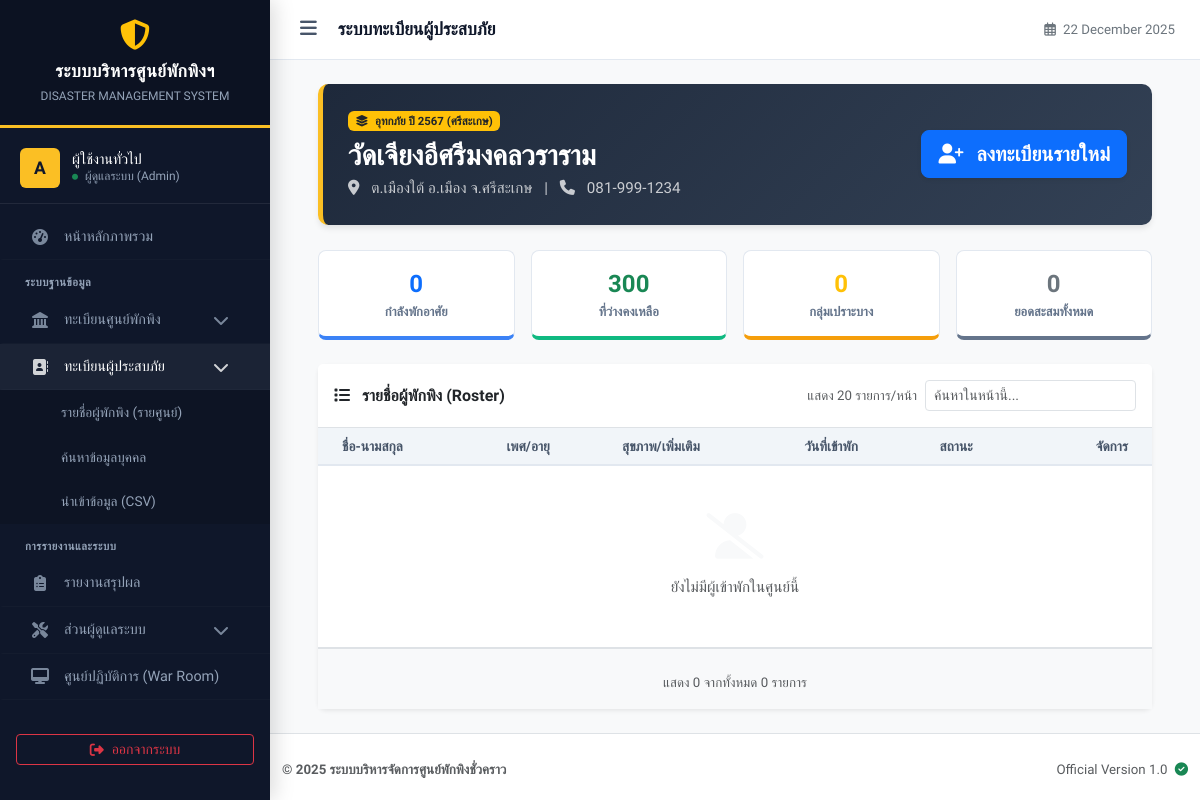
/evacuee_list.php?shelter_id=2 (signed in), run on an earlier commit of the app's database.
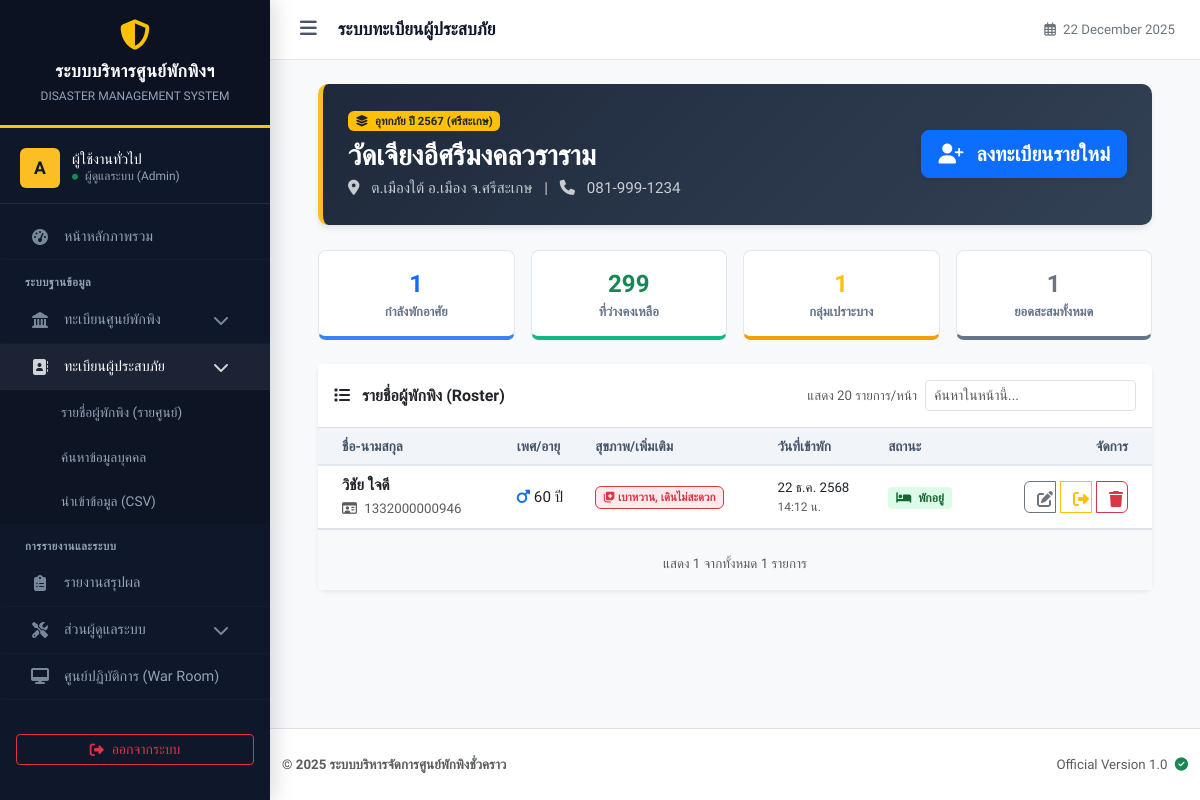
And on a later commit of the database.
### tables this page shows
CREATE TABLE `shelters` (
  `id` int(11) NOT NULL,
  `incident_id` int(11) NOT NULL COMMENT 'ผูกกับเหตุการณ์ไหน',
  `name` varchar(200) NOT NULL COMMENT 'ชื่อศูนย์',
  `location` text NOT NULL COMMENT 'ที่ตั้ง',
  `capacity` int(11) NOT NULL DEFAULT 0 COMMENT 'ความจุสูงสุด',
  `contact_phone` varchar(20) DEFAULT NULL,
  `status` enum('open','full','closed') NOT NULL DEFAULT 'open',
  `last_updated` datetime DEFAULT NULL
);

CREATE TABLE `incidents` (
  `id` int(11) NOT NULL,
  `name` varchar(200) NOT NULL COMMENT 'ชื่อเหตุการณ์ (เช่น น้ำท่วมปี 67)',
  `type` varchar(50) NOT NULL DEFAULT 'other',
  `description` text DEFAULT NULL,
  `start_date` date NOT NULL,
  `end_date` date DEFAULT NULL,
  `status` enum('active','closed') NOT NULL DEFAULT 'active',
  `created_at` timestamp NOT NULL DEFAULT current_timestamp()
);

CREATE TABLE `evacuees` (
  `id` int(11) NOT NULL,
  `incident_id` int(11) NOT NULL,
  `shelter_id` int(11) DEFAULT NULL,
  `stay_type` enum('shelter','outside') NOT NULL DEFAULT 'shelter' COMMENT 'ประเภทการพัก',
  `stay_detail` text DEFAULT NULL COMMENT 'รายละเอียดที่พัก (กรณีพักนอกศูนย์)',
  `id_card` varchar(13) DEFAULT NULL COMMENT 'เลขบัตรประชาชน',
  `address_card` text DEFAULT NULL COMMENT 'ที่อยู่ตามบัตรประชาชน',
  `prefix` varchar(20) DEFAULT NULL,
  `first_name` varchar(100) NOT NULL,
  `last_name` varchar(100) NOT NULL,
  `phone` varchar(20) DEFAULT NULL,
  `gender` enum('male','female','other') DEFAULT NULL,
  `age` int(3) DEFAULT NULL,
  `health_condition` text DEFAULT NULL COMMENT 'โรคประจำตัว/ยาที่แพ้',
  `registered_by` int(11) DEFAULT NULL COMMENT 'ID เจ้าหน้าที่ที่ลงทะเบียนให้',
  `check_in_date` datetime NOT NULL DEFAULT current_timestamp(),
  `check_out_date` datetime DEFAULT NULL,
  `updated_at` datetime DEFAULT NULL ON UPDATE current_timestamp(),
  `created_at` datetime NOT NULL DEFAULT current_timestamp()
);

### includes/functions.php (called while the page is built, shortened)
<?php
function thaiDate($date) {
    $months = [
        1=>'ม.ค.', 2=>'ก.พ.', 3=>'มี.ค.', 4=>'เม.ย.', 5=>'พ.ค.', 6=>'มิ.ย.',
        7=>'ก.ค.', 8=>'ส.ค.', 9=>'ก.ย.', 10=>'ต.ค.', 11=>'พ.ย.', 12=>'ธ.ค.'
    ];
    $timestamp = strtotime($date);
    $d = date('j', $timestamp);
    $m = $months[(int)date('n', $timestamp)];
    $y = date('Y', $timestamp) + 543;
    return "$d $m $y";
}
?>

### evacuee_list.php (the view, shortened to what the rows shown need)
<?php
require_once 'config/db.php';
require_once 'includes/functions.php';
$shelter_id = isset($_GET['shelter_id']) ? $_GET['shelter_id'] : '';
$page = isset($_GET['page']) ? (int)$_GET['page'] : 1;
$limit = 20;
$offset = ($page - 1) * $limit;
$sql_shelter = "SELECT s.*, i.name as incident_name, i.status as incident_status
                FROM shelters s
                JOIN incidents i ON s.incident_id = i.id
                WHERE s.id = ?";
$stmt = $pdo->prepare($sql_shelter);
$stmt->execute([$shelter_id]);
$shelter = $stmt->fetch();
$sql_list = "SELECT * FROM evacuees WHERE shelter_id = :shelter_id ORDER BY check_in_date DESC, id DESC LIMIT :limit OFFSET :offset";
$stmt = $pdo->prepare($sql_list);
$stmt->bindValue(':shelter_id', $shelter_id);
$stmt->bindValue(':limit', $limit, PDO::PARAM_INT);
$stmt->bindValue(':offset', $offset, PDO::PARAM_INT);
$stmt->execute();
$evacuees = $stmt->fetchAll();
$stmt_stats = $pdo->prepare("SELECT
    COUNT(*) as total,
    SUM(CASE WHEN check_out_date IS NULL THEN 1 ELSE 0 END) as staying,
    SUM(CASE WHEN check_out_date IS NULL AND gender = 'male' THEN 1 ELSE 0 END) as male,
    SUM(CASE WHEN check_out_date IS NULL AND gender = 'female' THEN 1 ELSE 0 END) as female,
    SUM(CASE WHEN check_out_date IS NULL AND (age < 15 OR age >= 60 OR health_condition != '' AND health_condition IS NOT NULL) THEN 1 ELSE 0 END) as vulnerable
    FROM evacuees WHERE shelter_id = ?");
$stmt_stats->execute([$shelter_id]);
$stats = $stmt_stats->fetch();
?>
<!DOCTYPE html>
<html lang="th">
<head>
</head>
<body class="bg-light">
<?php include 'includes/header.php'; ?>
<div class="container-fluid px-4">
    <div class="shelter-header">
        <div class="d-flex justify-content-between align-items-center">
            <div>
                <span class="badge bg-warning text-dark mb-2">
                    <i class="fas fa-layer-group me-1"></i> <?php echo htmlspecialchars($shelter['incident_name']); ?>
                </span>
                <h3 class="mb-1 fw-bold"><?php echo htmlspecialchars($shelter['name']); ?></h3>
                <div class="opacity-75">
                    <i class="fas fa-map-marker-alt me-2"></i> <?php echo htmlspecialchars($shelter['location']); ?>
                    <span class="mx-2">|</span>
                    <i class="fas fa-phone me-2"></i> <?php echo htmlspecialchars($shelter['contact_phone']); ?>
                </div>
            </div>
        </div>
    </div>
    <div class="row g-3 mb-4">
        <div class="col-md-3 col-6">
            <div class="mini-stat-card" style="border-bottom: 4px solid #10b981;">
                <div class="mini-stat-value text-success"><?php echo number_format($shelter['capacity'] - $stats['staying']); ?></div>
                <div class="mini-stat-label">ที่ว่างคงเหลือ</div>
            </div>
        </div>
    </div>
    <div class="card border-0 shadow-sm rounded-3">
        <div class="card-body p-0">
            <div class="table-responsive">
                <table class="table table-hover align-middle mb-0 table-custom" id="evacueeTable">
                    <thead>
                        <tr>
                            <th class="ps-4">ชื่อ-นามสกุล</th>
                            <th>เพศ/อายุ</th>
                            <th>สุขภาพ/เพิ่มเติม</th>
                            <th>วันที่เข้าพัก</th>
                            <th>สถานะ</th>
                            <th class="text-end pe-4">จัดการ</th>
                        </tr>
                    </thead>
                    <tbody>
                        <?php if (count($evacuees) > 0): ?>
                            <?php foreach ($evacuees as $row): ?>
                            <tr>
                                <td class="ps-4">
                                    <div class="fw-bold text-dark"><?php echo htmlspecialchars($row['first_name'] . ' ' . $row['last_name']); ?></div>
                                    <small class="text-muted"><i class="far fa-id-card me-1"></i> <?php echo $row['id_card'] ? $row['id_card'] : '-'; ?></small>
                                </td>
                                <td>
                                    <?php
                                        $gender_icon = ($row['gender'] == 'male') ? '<i class="fas fa-mars text-primary"></i>' : (($row['gender'] == 'female') ? '<i class="fas fa-venus text-danger"></i>' : '');
                                        echo "$gender_icon " . ($row['age'] > 0 ? $row['age'] . " ปี" : "-");
                                    ?>
                                </td>
                                <td>
                                    <?php if($row['health_condition']): ?>
                                        <span class="badge bg-danger bg-opacity-10 text-danger border border-danger">
                                            <i class="fas fa-notes-medical"></i> <?php echo htmlspecialchars($row['health_condition']); ?>
                                        </span>
                                    <?php else: ?>
                                        <span class="text-muted small">- ปกติ -</span>
                                    <?php endif; ?>
                                </td>
                                <td>
                                    <div class="small"><?php echo thaiDate(date('Y-m-d', strtotime($row['check_in_date']))); ?></div>
                                    <div class="text-muted small" style="font-size: 0.75rem;"><?php echo date('H:i', strtotime($row['created_at'])); ?> น.</div>
                                </td>
                                <td>
                                    <?php if ($row['check_out_date']): ?>
                                        <span class="status-badge status-left">
                                            <i class="fas fa-sign-out-alt me-1"></i> ออกแล้ว
                                        </span>
                                        <div class="small text-muted mt-1" style="font-size: 0.7rem;">
                                            <?php echo thaiDate(date('Y-m-d', strtotime($row['check_out_date']))); ?>
                                        </div>
                                    <?php else: ?>
                                        <span class="status-badge status-staying">
                                            <i class="fas fa-bed me-1"></i> พักอยู่
                                        </span>
                                    <?php endif; ?>
                                </td>
                                <td class="text-end pe-4">
                                    <div class="btn-group">
                                        <a href="evacuee_form.php?id=<?php echo $row['id']; ?>&mode=edit" class="btn btn-outline-secondary btn-action" title="แก้ไขข้อมูล">
                                            <i class="fas fa-edit"></i>
                                        </a>
                                        <?php if (!$row['check_out_date']): ?>
                                            <button onclick="confirmCheckout(<?php echo $row['id']; ?>, '<?php echo htmlspecialchars($row['first_name']); ?>')"
                                                    class="btn btn-outline-warning btn-action ms-1" title="จำหน่ายออก (Check-out)">
                                                <i class="fas fa-sign-out-alt"></i>
                                            </button>
                                        <?php endif; ?>
                                        <?php if($_SESSION['role'] == 'admin'): ?>
                                            <button onclick="confirmDelete(<?php echo $row['id']; ?>)" class="btn btn-outline-danger btn-action ms-1" title="ลบข้อมูล">
                                                <i class="fas fa-trash"></i>
                                            </button>
                                        <?php endif; ?>
                                    </div>
                                </td>
                            </tr>
                            <?php endforeach; ?>
                        <?php endif; ?>
                    </tbody>
                </table>
            </div>
        </div>
    </div>
</div>
<?php include 'includes/footer.php'; ?>
</body>
</html>

What changed in the data, as far as the page shows it:
shown differently, row unchanged: shelters "วัดเจียงอีศรีมงคลวราราม": $shelter['capacity']-$stats['staying'] "300" → (not shown)
now on this page (row edited): evacuees: first_name+last_name "วิชัย ใจดี", id_card "1332000000946", gender "male" (drawn), age "60", health_condition "เบาหวาน, เดินไม่สะดวก", check_in_date "22 ธ.ค. 2568", created_at "14:12", shows "พักอยู่"
Also different on the page:
$stats['staying']: "0" → "1"
$shelter['capacity'] - $stats['staying']: (not shown) → "299"
$stats['vulnerable']: "0" → "1"
$stats['total']: "0" → "1"
count($evacuees): "0" → "1"
$total_records: "0" → "1"
text no longer shown: "ยังไม่มีผู้เข้าพักในศูนย์นี้"
